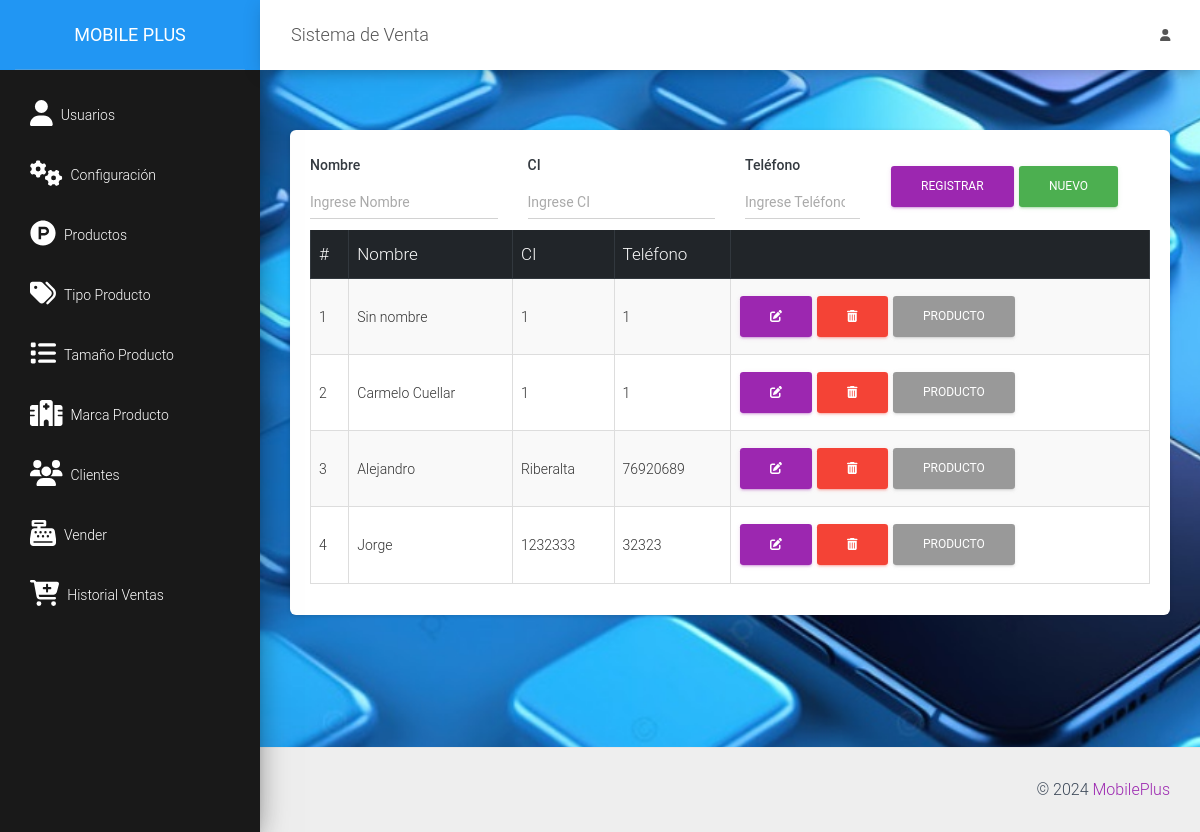
Screenshot of /src/clientes.php (signed in) with the database file from the repository.
### tables this page shows
CREATE TABLE `cliente` (
  `idcliente` int(11) NOT NULL,
  `nombre` varchar(100) NOT NULL,
  `telefono` varchar(15) NOT NULL,
  `direccion` varchar(200) NOT NULL,
  `estado` int(11) NOT NULL
);

### src/clientes.php (the view, shortened to what this page needs)
<?php
include_once "includes/header.php";
?>
<div class="card">
    <div class="card-body">
        <div class="row">
            <div class="col-md-12">
                <form action="" method="post" autocomplete="off" id="formulario">
                    <div class="row">
                        <div class="col-md-3">
                            <div class="form-group">
                                <label for="nombre" class="text-dark font-weight-bold">Nombre</label>
                                <input type="text" placeholder="Ingrese Nombre" name="nombre" id="nombre" class="form-control">
                            </div>
                        </div>
                        <div class="col-md-3">
                            <div class="form-group">
                                <label for="direccion" class="text-dark font-weight-bold">CI</label>
                                <input type="text" placeholder="Ingrese CI" name="direccion" id="direccion" class="form-control">
                            </div>
                        </div>
                        <div class="col-md-2">
                            <div class="form-group">
                                <label for="telefono" class="text-dark font-weight-bold">Teléfono</label>
                                <input type="number" placeholder="Ingrese Teléfono" name="telefono" id="telefono" class="form-control">
                            </div>
                        </div>
                        <div class="col-md-4 mt-3">
                            <input type="submit" value="Registrar" class="btn btn-primary" id="btnAccion">
                            <input type="button" value="Nuevo" class="btn btn-success" id="btnNuevo" onclick="limpiar()">
                        </div>
                    </div>
                </form>
            </div>
            <div class="col-md-12">
                <div class="table-responsive">
                    <table class="table table-striped table-bordered" id="tbl">
                        <thead class="thead-dark">
                            <tr>
                                <th>#</th>
                                <th>Nombre</th>
                                <th>CI</th>
                                <th>Teléfono</th>
                                <th></th>
                            </tr>
                        </thead>
                        <tbody>
                            <?php
                            include "../conexion.php";
                            $query = mysqli_query($conexion, "SELECT * FROM cliente WHERE estado=0");
                            $result = mysqli_num_rows($query);
                            if ($result > 0) {
                                while ($data = mysqli_fetch_assoc($query)) { ?>
                                    <tr>
                                        <td><?php echo $data['idcliente']; ?></td>
                                        <td><?php echo $data['nombre']; ?></td>
                                        <td><?php echo $data['direccion']; ?></td>
                                        <td><?php echo $data['telefono']; ?></td>
                                        <td>
                                            <a href="#" onclick="editarCliente(<?php echo $data['idcliente']; ?>)" class="btn btn-primary"><i class='fas fa-edit'></i></a>
                                            <form action="eliminar_cliente.php?id=<?php echo $data['idcliente']; ?>" method="post" class="confirmar d-inline">
                                                <button class="btn btn-danger" type="submit"><i class='fas fa-trash-alt'></i> </button>
                                            </form>
                                            <a href="detalle_producto.php?id=<?php echo $data['idcliente']; ?>"  class="btn btn-default">Producto</a>
                                        </td>
                                    </tr>
                            <?php }
                            } ?>
                        </tbody>
                    </table>
                </div>
            </div>
        </div>
    </div>
</div>
<?php include_once "includes/footer.php"; ?>

### src/includes/header.php (shortened to what this page needs)
<!DOCTYPE html>
<html lang="en">
<head>
    <link href="../assets/css/material-dashboard.css" rel="stylesheet" />
    <link href="../assets/css/dataTables.bootstrap4.min.css" rel="stylesheet" />
    <link rel="stylesheet" href="../assets/js/jquery-ui/jquery-ui.min.css">
</head>
<body>
    <div class="wrapper ">
        <div class="sidebar" data-color="while" data-background-color="black" >
            <div class="logo bg-primary"><a href="./" class="simple-text logo-normal">
                    Mobile Plus
                </a></div>
            <div class="sidebar-wrapper">
                <ul class="nav">
                    <li class="nav-item">
                        <a class="nav-link d-flex" href="usuarios.php">
                            <i class="fas fa-user mr-2 fa-2x"></i>
                            <p> Usuarios</p>
                        </a>
                    </li>
                    <li class="nav-item">
                        <a class="nav-link d-flex" href="config.php">
                            <i class="fas fa-cogs mr-2 fa-2x"></i>
                            <p> Configuración</p>
                        </a>
                    </li>
                    <li class="nav-item">
                        <a class="nav-link d-flex" href="productos.php">
                            <i class="fab fa-product-hunt mr-2 fa-2x"></i>
                            <p> Productos</p>
                        </a>
                    </li>
                    <li class="nav-item">
                        <a class="nav-link d-flex" href="tipo.php">
                            <i class=" fas fa-tags mr-2 fa-2x"></i>
                            <p> Tipo Producto</p>
                        </a>
                    </li>
                    <li class="nav-item">
                        <a class="nav-link d-flex" href="presentacion.php">
                            <i class=" fas fa-list mr-2 fa-2x"></i>
                            <p> Tamaño Producto</p>
                        </a>
                    </li>
                    <li class="nav-item">
                        <a class="nav-link d-flex" href="laboratorio.php">
                            <i class=" fas fa-hospital mr-2 fa-2x"></i>
                            <p> Marca Producto</p>
                        </a>
                    </li>
                    <li class="nav-item">
                        <a class="nav-link d-flex" href="clientes.php">
                            <i class=" fas fa-users mr-2 fa-2x"></i>
                            <p> Clientes</p>
                        </a>
                    </li>
                    <li class="nav-item">
                        <a class="nav-link d-flex" href="ventas.php">
                            <i class="fas fa-cash-register mr-2 fa-2x"></i>
                            <p> Vender</p>
                        </a>
                    </li>
                    <li class="nav-item">
                        <a class="nav-link d-flex" href="lista_ventas.php">
                            <i class="fas fa-cart-plus mr-2 fa-2x"></i>
                            <p> Historial Ventas</p>
                        </a>
                    </li>
                </ul>
            </div>
        </div>
        <div class="main-panel">
            <nav class="navbar navbar-expand-lg navbar-absolute fixed-top">
                <div class="container-fluid">
                    <div class="navbar-wrapper">
                        <a class="navbar-brand" href="javascript:;">Sistema de Venta</a>
                    </div>
                    <div class="collapse navbar-collapse justify-content-end">
                        <ul class="navbar-nav">
                            <li class="nav-item dropdown">
                                <a class="nav-link" href="javascript:;" id="navbarDropdownProfile" data-toggle="dropdown" aria-haspopup="true" aria-expanded="false">
                                    <i class="fas fa-user"></i>
                                </a>
                            </li>
                        </ul>
                    </div>
                </div>
            </nav>
            <div class="content bg">
                <div class="container-fluid">

### src/includes/footer.php (shortened to what this page needs)
</div>
</div>
<footer class="footer">
    <div class="container-fluid">
        <div class="copyright float-right">
            &copy;
            <a href="#" target="_blank">MobilePlus</a>
        </div>
    </div>
</footer>
</div>
</div>
</body>
</html>

### rows the page displays
cliente: idcliente "1", nombre "Sin nombre", direccion "1", telefono "1"
cliente: idcliente "2", nombre "Carmelo Cuellar", direccion "1", telefono "1"
cliente: idcliente "3", nombre "Alejandro", direccion "Riberalta", telefono "76920689"
cliente: idcliente "4", nombre "Jorge", direccion "1232333", telefono "32323"
